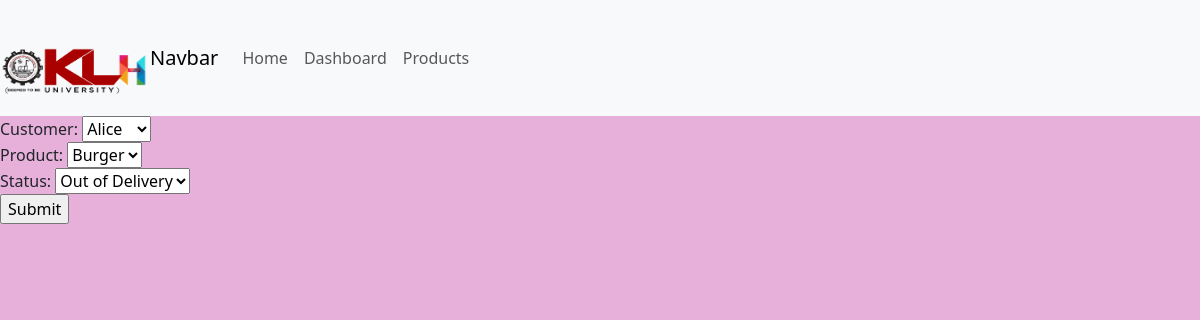
Screenshot of /update_order/3/ (signed in) with the database file from the repository.
### calc/models.py (models this page shows)
class Order(models.Model):
    STATUS=(
    ('Pending','Pending'),
    ('Out of Delivery','Out of Delivery'),
    ('Delivered','Delivered')
    )
    customer=models.ForeignKey(Customer, null=True, on_delete=models.SET_NULL)
    product=models.ForeignKey(Product, null=True, on_delete=models.SET_NULL)
    status=models.CharField(max_length=300, choices=STATUS)

### calc/views.py (the view)
# urls.py: path('update_order/<str:pk>/',views.updateOrder, name='update_order'),
@login_required(login_url='login')
@cache_control(no_cache=True, must_revalidate=True, no_store=True)
def updateOrder(request, pk):
    order=Order.objects.get(id=pk)
    form=OrderForm(instance=order)
    if request.method=="POST":
        form=OrderForm(request.POST, instance=order)
        if form.is_valid():
            form.save()
            return redirect('/')
    context={'form':form}
    return render(request,'order_form.html',context)

### calc/forms.py
class OrderForm(ModelForm):
    class Meta:
        model=Order
        fields="__all__"

### calc/models.py (called while the page is built)
    def __str__(self):
        return self.name

    def __str__(self):
        return self.name

### templates/order_form.html (shortened to what this page needs)
{% extends 'base.html' %}
 {% block content %}
<form action="" method="POST">
    {{form}}
    <input type="submit" name=“submit">
   </form>
{%endblock%}

### rows the page displays
Order: customer "Alice", product "Burger", status "Out of Delivery"
